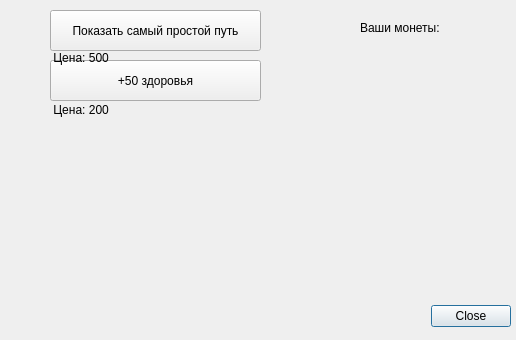
<?xml version="1.0" encoding="UTF-8"?>
<ui version="4.0">
 <class>DialogShop</class>
 <widget class="QDialog" name="DialogShop">
  <property name="geometry">
   <rect>
    <x>0</x>
    <y>0</y>
    <width>516</width>
    <height>340</height>
   </rect>
  </property>
  <property name="windowTitle">
   <string>Dialog</string>
  </property>
  <widget class="QDialogButtonBox" name="buttonBox">
   <property name="geometry">
    <rect>
     <x>430</x>
     <y>300</y>
     <width>81</width>
     <height>32</height>
    </rect>
   </property>
   <property name="orientation">
    <enum>Qt::Horizontal</enum>
   </property>
   <property name="standardButtons">
    <set>QDialogButtonBox::Close</set>
   </property>
   <property name="centerButtons">
    <bool>false</bool>
   </property>
  </widget>
  <widget class="QPushButton" name="pushButton_EasyP">
   <property name="geometry">
    <rect>
     <x>50</x>
     <y>10</y>
     <width>211</width>
     <height>41</height>
    </rect>
   </property>
   <property name="text">
    <string>Показать самый простой путь</string>
   </property>
   <property name="shortcut">
    <string comment="Цена 500" extracomment="Цена 500"/>
   </property>
   <property name="checkable">
    <bool>true</bool>
   </property>
   <property name="checked">
    <bool>false</bool>
   </property>
  </widget>
  <widget class="QLabel" name="label">
   <property name="geometry">
    <rect>
     <x>360</x>
     <y>20</y>
     <width>111</width>
     <height>16</height>
    </rect>
   </property>
   <property name="text">
    <string>Ваши монеты:</string>
   </property>
  </widget>
  <widget class="QLabel" name="label_money">
   <property name="geometry">
    <rect>
     <x>360</x>
     <y>60</y>
     <width>121</width>
     <height>21</height>
    </rect>
   </property>
   <property name="text">
    <string/>
   </property>
  </widget>
  <widget class="QPushButton" name="pushButton_add50hp">
   <property name="geometry">
    <rect>
     <x>50</x>
     <y>60</y>
     <width>211</width>
     <height>41</height>
    </rect>
   </property>
   <property name="text">
    <string>+50 здоровья</string>
   </property>
   <property name="shortcut">
    <string comment="Цена 500" extracomment="Цена 500"/>
   </property>
   <property name="checkable">
    <bool>true</bool>
   </property>
   <property name="checked">
    <bool>false</bool>
   </property>
  </widget>
  <widget class="QLabel" name="label_2">
   <property name="geometry">
    <rect>
     <x>50</x>
     <y>100</y>
     <width>211</width>
     <height>20</height>
    </rect>
   </property>
   <property name="text">
    <string> Цена: 200</string>
   </property>
  </widget>
  <widget class="QLabel" name="label_3">
   <property name="geometry">
    <rect>
     <x>50</x>
     <y>50</y>
     <width>211</width>
     <height>16</height>
    </rect>
   </property>
   <property name="text">
    <string> Цена: 500</string>
   </property>
  </widget>
 </widget>
 <resources/>
 <connections>
  <connection>
   <sender>buttonBox</sender>
   <signal>accepted()</signal>
   <receiver>DialogShop</receiver>
   <slot>accept()</slot>
   <hints>
    <hint type="sourcelabel">
     <x>248</x>
     <y>254</y>
    </hint>
    <hint type="destinationlabel">
     <x>157</x>
     <y>274</y>
    </hint>
   </hints>
  </connection>
  <connection>
   <sender>buttonBox</sender>
   <signal>rejected()</signal>
   <receiver>DialogShop</receiver>
   <slot>reject()</slot>
   <hints>
    <hint type="sourcelabel">
     <x>316</x>
     <y>260</y>
    </hint>
    <hint type="destinationlabel">
     <x>286</x>
     <y>274</y>
    </hint>
   </hints>
  </connection>
 </connections>
</ui>
